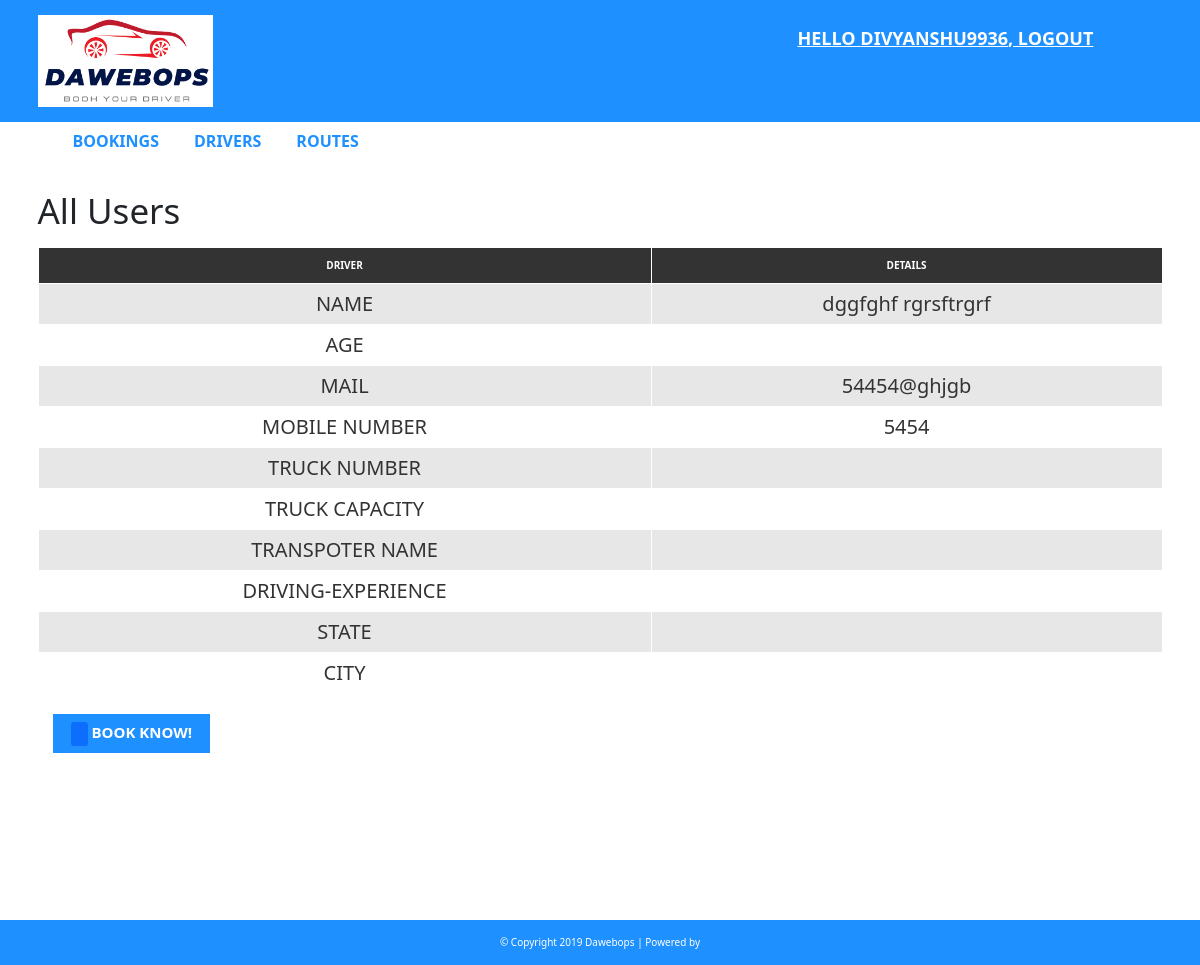
Screenshot of /admin/booking.php?id=105 (signed in) with the database file from the repository.
### tables this page shows
CREATE TABLE `user` (
  `user_id` int(10) UNSIGNED NOT NULL,
  `name` varchar(50) NOT NULL,
  `username` varchar(30) DEFAULT NULL,
  `mail` varchar(50) NOT NULL,
  `password` varchar(40) DEFAULT NULL,
  `usertype` varchar(50) NOT NULL,
  `moblie_number` int(11) NOT NULL
);

### admin/booking.php (the view)
<?php
	include 'header.php';
?>
<div id="admin-content">
      <div class="container">
          <div class="row">
              <div class="col-md-10">
                  <h1 class="admin-heading">All Users</h1>
              </div>
              <div class="col-md-2">
              </div>
              <div class="col-md-12">
                <?php
                        include "config.php";
                        $user_id = $_GET['id'];
                        $sql = "SELECT user.user_id,user.name, user.mail,user.moblie_number,driver.age,driver.truck_number,driver.truck_capacity,driver.transpoter_name,driver.driving_experience,driver.state,driver.city FROM user
                        LEFT JOIN driver ON driver.uid = user.user_id
                        WHERE user.user_id = {$user_id}";
                        $result = mysqli_query($conn, $sql) or die("Query Failed.");
                        if(mysqli_num_rows($result) > 0){
                          while($row = mysqli_fetch_assoc($result)) {
                      ?>
                  <table class="content-table">
                      <thead>
                          <th>DRIVER</th>
                          <th>DETAILS</th>
                      </thead>
                      <tbody>
                          <tr>
                              <td>NAME</td>
                              <td style="text-align: center;"><?php echo $row['name']; ?></td>
                          </tr>
                          <tr>
                              <td>AGE</td>
                              <td style="text-align: center;"><?php echo $row['age']; ?></td>
                          </tr><tr>
                              <td>MAIL</td>
                              <td style="text-align: center;"><?php echo $row['mail']; ?></td>
                          </tr><tr>
                              <td>MOBILE NUMBER</td>
                              <td style="text-align: center;"><?php echo $row['moblie_number']; ?></td>
                          </tr><tr>
                              <td>TRUCK NUMBER</td>
                              <td style="text-align: center;"><?php echo $row['truck_number']; ?></td>
                          </tr><tr>
                              <td>TRUCK CAPACITY</td>
                              <td style="text-align: center;"><?php echo $row['truck_capacity']; ?></td>
                          </tr><tr>
                              <td>TRANSPOTER NAME</td>
                              <td style="text-align: center;"><?php echo $row['transpoter_name']; ?></td>
                          </tr><tr>
                              <td>DRIVING-EXPERIENCE</td>
                              <td style="text-align: center;"><?php echo $row['driving_experience']; ?></td>
                          </tr><tr>
                              <td>STATE</td>
                              <td style="text-align: center;"><?php echo $row['state']; ?></td>
                          </tr><tr>
                              <td>CITY</td>
                              <td style="text-align: center;"><?php echo $row['city']; ?></td>
                          </tr>
                      </tbody>
                  </table>
           <div class="col-md-2" >
                     <a style="text-decoration: none;" class="add-new" href=""><input type="submit" name="submit" class="btn btn-primary" value="" required />
Book KNOW!</a>
              </div>
                  <?php
                          }
                        }else{
                          echo "<h2>No Record Found.</h2>";
                        }
                        ?>
              </div>
          </div>
      </div>
  </div>
<?php
	include 'footer.php';
?>

### admin/css/css/style.css (style rules this page uses)
body { background: #f1f1f1; font-family: sans-serif,arial,Helvetica; }
a, a:hover, a:focus { text-decoration: none; outline: none; }
#admin-content { padding: 20px 0; min-height: 750px; }
#admin-content .admin-heading { font-size: 35px; margin: 0 0 15px; }
#admin-content .add-new { color: #fff; background-color: #1E90FF; font-size: 15px; font-weight: 600; text-align: center; text-transform: uppercase; padding: 7px 10px; display: block; transition: all 0.3s; }
#admin-content .content-table { border: 1px solid #000; width: 100%; margin: 0 0 20px; }
#admin-content .content-table thead { color: #fff; background-color: #333; }
#admin-content .content-table th { padding: 10px; border: 1px solid #fff; font-weight: 600; text-align: center; text-transform: uppercase; }
#admin-content .content-table tbody { color: #333; }
#admin-content .content-table tbody tr { background-color: #e7e7e7; }
#admin-content .content-table tbody tr:nth-child(even) { background-color: transparent; }
#admin-content .content-table tbody td { padding: 5px; border: 1px solid #fff; text-align: center; font-size: 20px; }
#admin-content .content-table tbody td:nth-child(2) { text-align: left; }

### rows the page displays
user: name "dggfghf rgrsftrgrf", mail "54454@ghjgb", moblie_number "5454"

### other values shown
$_SESSION["username"] "DIVYANSHU9936"
